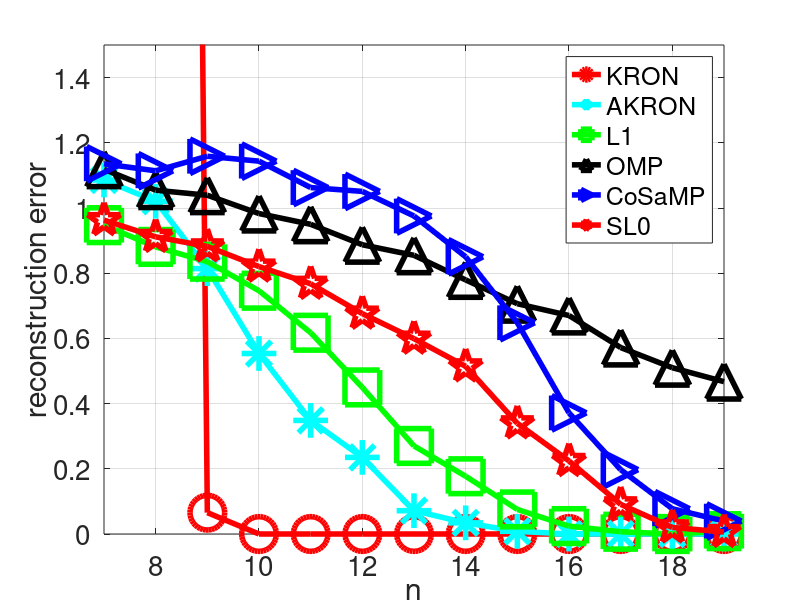
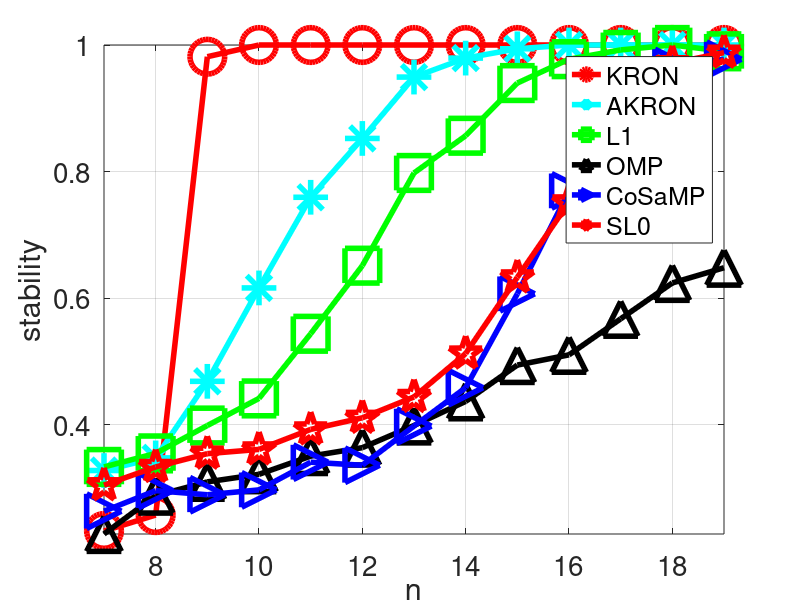
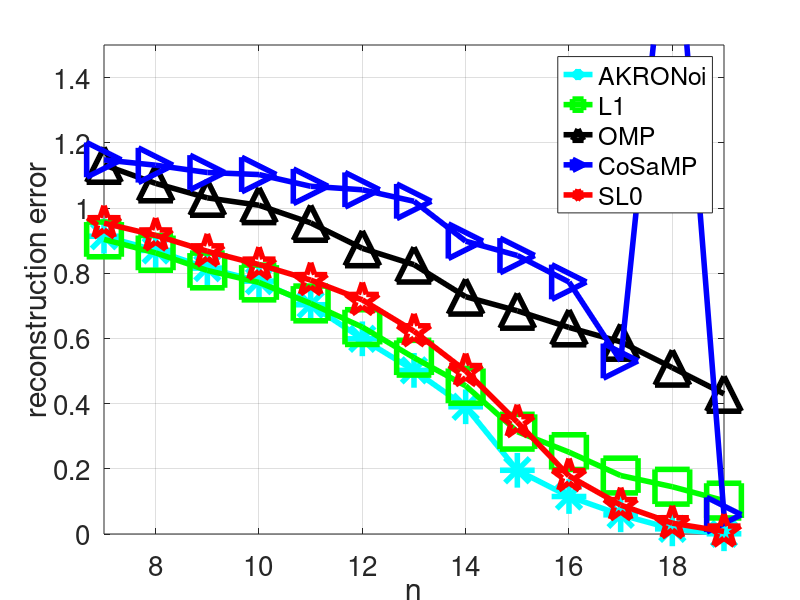
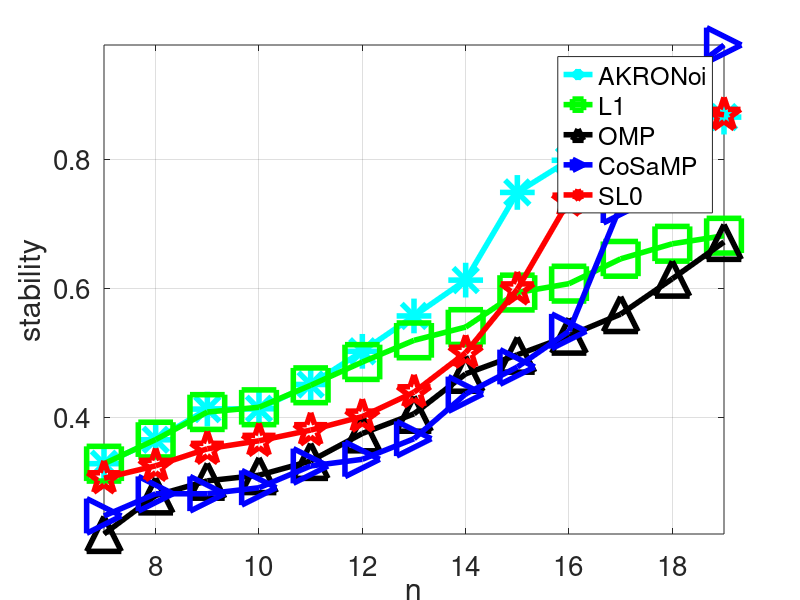

Source code (MATLAB) for these figures, in order: (Note: this script raises an error after producing the figures.)
%% experiment_fix_p_sweep_n_small
clc
clear
close all

load mat/experiments_fixP_sweepN_small_23-Feb-2017.mat

lw = 4;
ms = 25;
fs = 20;

i_kron = 1;
i_akron = 4;
i_akronoi = 6;
i_cosamp = 2;
i_omp = 3;
i_sl0 = 8;
i_l1 = 5;
i_l1n = 7;

m_kron = 'ro-';
m_akron = 'c*-';
m_akronoi = 'c*-';
m_cosamp = 'b>-';
m_omp = 'k^-';
m_sl0 = 'rp-';
m_l1 = 'gs-';
m_l1n = 'gs-';


h1 = figure;
hold on; 
box on; 
grid on;
plot(Ps, errs_clean(i_kron, :), m_kron, 'LineWidth', lw, 'MarkerSize', ms);
plot(Ps, errs_clean(i_akron, :), m_akron, 'LineWidth', lw, 'MarkerSize', ms);
plot(Ps, errs_clean(i_l1, :), m_l1, 'LineWidth', lw, 'MarkerSize', ms);
plot(Ps, errs_clean(i_omp, :), m_omp, 'LineWidth', lw, 'MarkerSize', ms);
plot(Ps, errs_clean(i_cosamp, :), m_cosamp, 'LineWidth', lw, 'MarkerSize', ms);
plot(Ps, errs_clean(i_sl0, :), m_sl0, 'LineWidth', lw, 'MarkerSize', ms);
axis tight;
ylim([0 1.5])
legend('KRON', 'AKRON', 'L1', 'OMP', 'CoSaMP', 'SL0', 'Location', 'best')
xlabel('n', 'FontSize', fs);
ylabel('reconstruction error', 'FontSize', fs);
set(gca, 'fontsize', fs);
% saveas(h1, 'eps/experiments_fixP_sweepN_small_errors.eps', 'eps2c');


h2 = figure;
hold on; 
box on; 
grid on;
plot(Ps, errs_clean_2(i_kron, :), m_kron, 'LineWidth', lw, 'MarkerSize', ms);
plot(Ps, errs_clean_2(i_akron, :), m_akron, 'LineWidth', lw, 'MarkerSize', ms);
plot(Ps, errs_clean_2(i_l1, :), m_l1, 'LineWidth', lw, 'MarkerSize', ms);
plot(Ps, errs_clean_2(i_omp, :), m_omp, 'LineWidth', lw, 'MarkerSize', ms);
plot(Ps, errs_clean_2(i_cosamp, :), m_cosamp, 'LineWidth', lw, 'MarkerSize', ms);
plot(Ps, errs_clean_2(i_sl0, :), m_sl0, 'LineWidth', lw, 'MarkerSize', ms);
axis tight;
legend('KRON', 'AKRON', 'L1', 'OMP', 'CoSaMP', 'SL0', 'Location', 'best')
xlabel('n', 'FontSize', fs);
ylabel('stability', 'FontSize', fs);
set(gca, 'fontsize', fs);
% saveas(h2, 'eps/experiments_fixP_sweepN_small_stability.eps', 'eps2c');



h3 = figure;
hold on; 
box on; 
grid on;
% plot(Ps, errs_noise(i_kron, :), m_kron, 'LineWidth', lw, 'MarkerSize', ms);
plot(Ps, errs_noise(i_akronoi, :), m_akronoi, 'LineWidth', lw, 'MarkerSize', ms);
plot(Ps, errs_noise(i_l1n, :), m_l1n, 'LineWidth', lw, 'MarkerSize', ms);
plot(Ps, errs_noise(i_omp, :), m_omp, 'LineWidth', lw, 'MarkerSize', ms);
plot(Ps, errs_noise(i_cosamp, :), m_cosamp, 'LineWidth', lw, 'MarkerSize', ms);
plot(Ps, errs_noise(i_sl0, :), m_sl0, 'LineWidth', lw, 'MarkerSize', ms);
axis tight;
ylim([0 1.5])
legend('AKRONoi', 'L1', 'OMP', 'CoSaMP', 'SL0', 'Location', 'best')
xlabel('n', 'FontSize', fs);
ylabel('reconstruction error', 'FontSize', fs);
set(gca, 'fontsize', fs);
% saveas(h3, 'eps/experiments_fixP_sweepN_small_errors_noise.eps', 'eps2c');


h4 = figure;
hold on; 
box on; 
grid on;
% plot(Ps, errs_noise_2(i_kron, :), m_kron, 'LineWidth', lw, 'MarkerSize', ms);
plot(Ps, errs_noise_2(i_akronoi, :), m_akronoi, 'LineWidth', lw, 'MarkerSize', ms);
plot(Ps, errs_noise_2(i_l1n, :), m_l1n, 'LineWidth', lw, 'MarkerSize', ms);
plot(Ps, errs_noise_2(i_omp, :), m_omp, 'LineWidth', lw, 'MarkerSize', ms);
plot(Ps, errs_noise_2(i_cosamp, :), m_cosamp, 'LineWidth', lw, 'MarkerSize', ms);
plot(Ps, errs_noise_2(i_sl0, :), m_sl0, 'LineWidth', lw, 'MarkerSize', ms);
axis tight;
legend('AKRONoi', 'L1', 'OMP', 'CoSaMP', 'SL0', 'Location', 'best')
xlabel('n', 'FontSize', fs);
ylabel('stability', 'FontSize', fs);
set(gca, 'fontsize', fs);
% saveas(h4, 'eps/experiments_fixP_sweepN_small_stability_noise.eps', 'eps2c');


h5 = figure;
hold on; 
box on; 
grid on;
plot(Ps, timez_B(i_kron, :), m_kron, 'LineWidth', lw, 'MarkerSize', ms);
plot(Ps, timez_B(i_akronoi, :), m_akronoi, 'LineWidth', lw, 'MarkerSize', ms);
plot(Ps, timez_B(i_l1n, :), m_l1n, 'LineWidth', lw, 'MarkerSize', ms);
plot(Ps, timez_B(i_omp, :), m_omp, 'LineWidth', lw, 'MarkerSize', ms);
plot(Ps, timez_B(i_cosamp, :), m_cosamp, 'LineWidth', lw, 'MarkerSize', ms);
plot(Ps, timez_B(i_sl0, :), m_sl0, 'LineWidth', lw, 'MarkerSize', ms);
axis tight;
legend('KRON', 'AKRON', 'L1', 'OMP', 'CoSaMP', 'SL0', 'Location', 'best')
xlabel('n', 'FontSize', fs);
ylabel('time', 'FontSize', fs);
set(gca, 'fontsize', fs);
% saveas(h5, 'eps/experiments_fixP_sweepN_small_time.eps', 'eps2c');

%% experiment_larger_data.m
clc
clear
close all

Z = {'mat/experiment_large_Gaussian_mp10_noise_25-Feb-2017.mat'
  'mat/experiment_large_Gaussian_mp20_noise_25-Feb-2017.mat'
  'mat/experiment_large_Gaussian_mp30_noise_26-Feb-2017.mat'
  'mat/experiment_large_Gaussian_mp40_noise_26-Feb-2017.mat'};

for rr = 1:numel(Z)
  load(Z{rr});
  
  lw = 4;
  ms = 25;
  fs = 20;
  
  h = figure; 
  grid on;
  hold on;
  box on;
  plot(n_set, errs_no_norm(1, :), 'b>-', 'LineWidth', lw, 'MarkerSize', ms) % CoSaMP
  plot(n_set, errs_no_norm(2, :), 'k^-', 'LineWidth', lw, 'MarkerSize', ms) % OMP
  plot(n_set, errs_no_norm(3, :), 'c*-', 'LineWidth', lw, 'MarkerSize', ms) % AKRON
  plot(n_set, errs_no_norm(4, :), 'rp-', 'LineWidth', lw, 'MarkerSize', ms) % L1
  plot(n_set, errs_no_norm(5, :), 'gs-', 'LineWidth', lw, 'MarkerSize', ms) % SL0
  % legend('CoSamp', 'AKRON', 'L1', 'Location', 'best')
  legend('CoSamp', 'OMP', 'AKRON', 'L1', 'SL0', 'Location', 'best')
  xlabel('n', 'FontSize', 20);
  ylabel('reconstruction error', 'FontSize', 20);
  box on;
  set(gca, 'fontsize', 20);
  saveas(h, ['eps/large_errors_',num2str(100*mp),'.eps'], 'eps2c')
  
  
  h = figure; 
  hold on;
  box on;
  grid on;
  plot(n_set, stabilities(1, :), 'b>-', 'LineWidth', lw, 'MarkerSize', ms) % CoSaMP
  plot(n_set, stabilities(2, :), 'k^-', 'LineWidth', lw, 'MarkerSize', ms) % OMP
  plot(n_set, stabilities(3, :), 'c*-', 'LineWidth', lw, 'MarkerSize', ms) % AKRON
  plot(n_set, stabilities(4, :), 'rp-', 'LineWidth', lw, 'MarkerSize', ms) % L1
  plot(n_set, stabilities(5, :), 'gs-', 'LineWidth', lw, 'MarkerSize', ms) % SL0
  legend('CoSamp', 'OMP', 'AKRON', 'L1', 'SL0', 'Location', 'best')
  xlabel('n', 'FontSize', 20);
  ylabel('stability', 'FontSize', 20);
  box on;
  set(gca, 'fontsize', 20);
  saveas(h, ['eps/large_stability_',num2str(100*mp),'.eps'], 'eps2c')
  
  h = figure; 
  grid on;
  hold on;
  box on;
  plot(n_set, timez(1, :), 'b>-', 'LineWidth', lw, 'MarkerSize', ms) % CoSaMP
  plot(n_set, timez(2, :), 'k^-', 'LineWidth', lw, 'MarkerSize', ms) % OMP
  plot(n_set, timez(3, :), 'c*-', 'LineWidth', lw, 'MarkerSize', ms) % AKRON
  plot(n_set, timez(4, :), 'rp-', 'LineWidth', lw, 'MarkerSize', ms) % AKRON
  plot(n_set, timez(5, :), 'gs-', 'LineWidth', lw, 'MarkerSize', ms) % SL0
  % plot(n_set, log(timez(4, :)), 'gs-', 'LineWidth', lw, 'MarkerSize', ms) % L1
  legend('CoSamp', 'OMP', 'AKRON', 'L1', 'SL0', 'Location', 'best')
  xlabel('n', 'FontSize', 20);
  ylabel('evaluation time', 'FontSize', 20);
  box on;
  set(gca, 'fontsize', 20);
  saveas(h, ['eps/large_timess_',num2str(100*mp),'.eps'], 'eps2c')
  
  close all;
  clearvars -except rr Z
end

%% plot times 
clc
clear
close all

load('mat/timerz_fix_p.mat');

lw = 4;
ms = 25;
fs = 20;

i_kron = 1;
i_akron = 4;
i_akronoi = 6;
i_cosamp = 2;
i_omp = 3;
i_sl0 = 8;
i_l1 = 5;
i_l1n = 7;

m_kron = 'ro-';
m_akron = 'c*-';
m_akronoi = 'c*-';
m_cosamp = 'b>-';
m_omp = 'k^-';
m_sl0 = 'rp-';
m_l1 = 'gs-';
m_l1n = 'gs-';


h = figure; 
grid on;
hold on;
box on;
plot(Ms, timez_A(1, :), m_cosamp, 'LineWidth', lw, 'MarkerSize', ms) % CoSaMP
plot(Ms, timez_A(2, :), m_omp, 'LineWidth', lw, 'MarkerSize', ms) % OMP
plot(Ms, timez_A(3, :), m_akron, 'LineWidth', lw, 'MarkerSize', ms) % AKRON
plot(Ms, timez_A(4, :), m_l1, 'LineWidth', lw, 'MarkerSize', ms) % AKRON
plot(Ms, timez_A(5, :), m_sl0, 'LineWidth', lw, 'MarkerSize', ms) % SL0
legend('CoSamp', 'OMP', 'AKRON', 'L1', 'SL0', 'Location', 'best')
xlabel('n', 'FontSize', 20);
ylabel('evaluation time', 'FontSize', 20);
box on;
set(gca, 'fontsize', 20);
saveas(h, ['eps/times_fix_p.eps'], 'eps2c')
